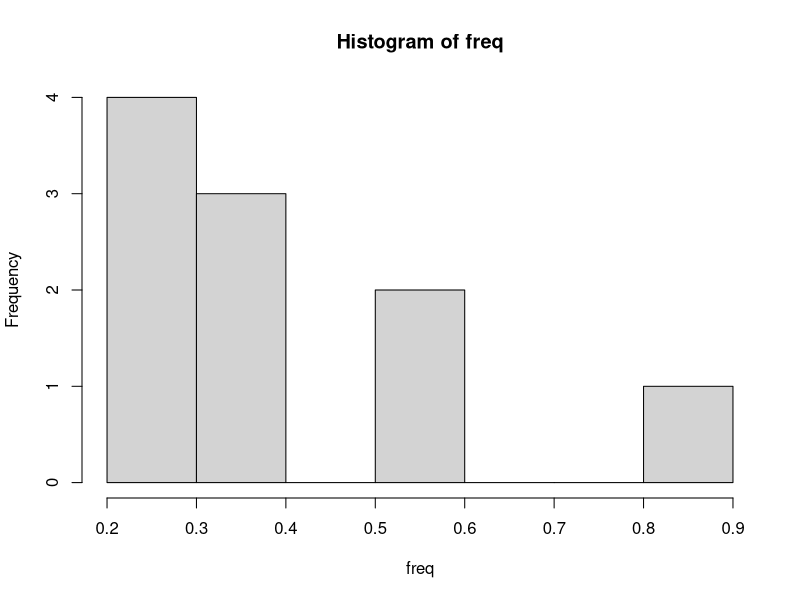
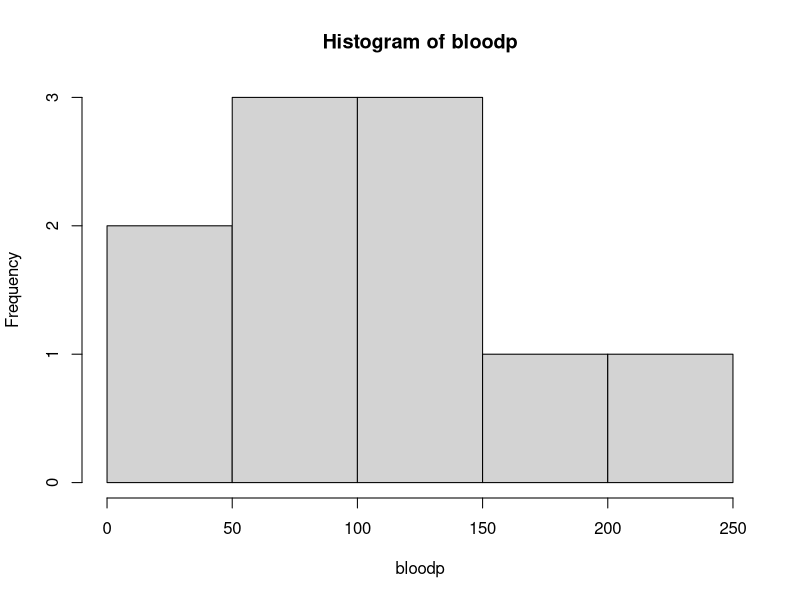
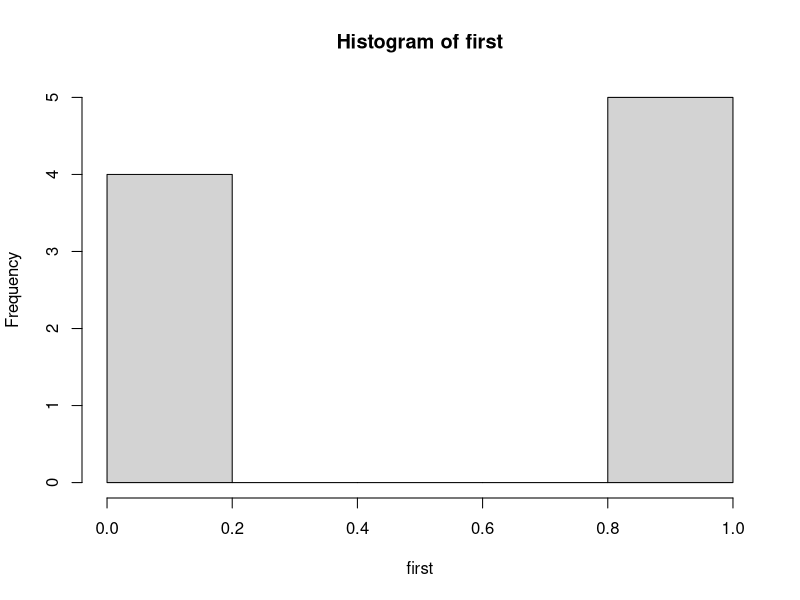
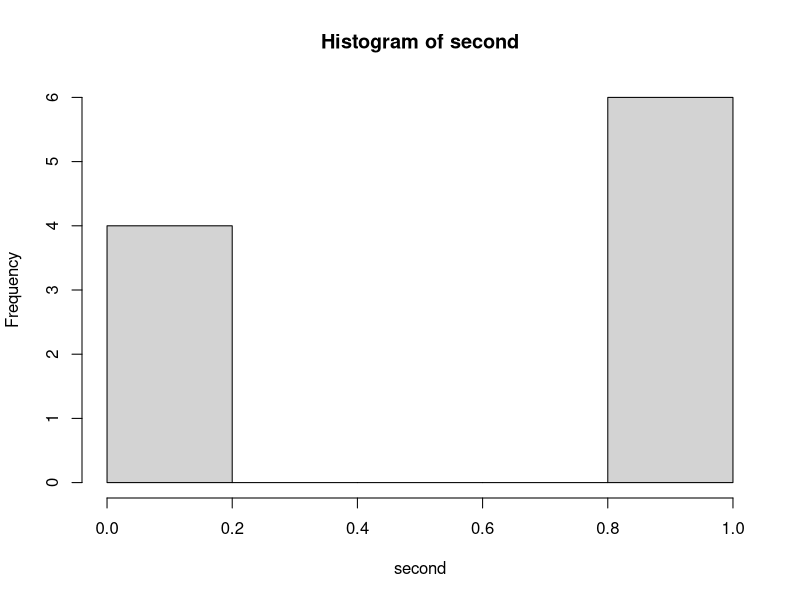
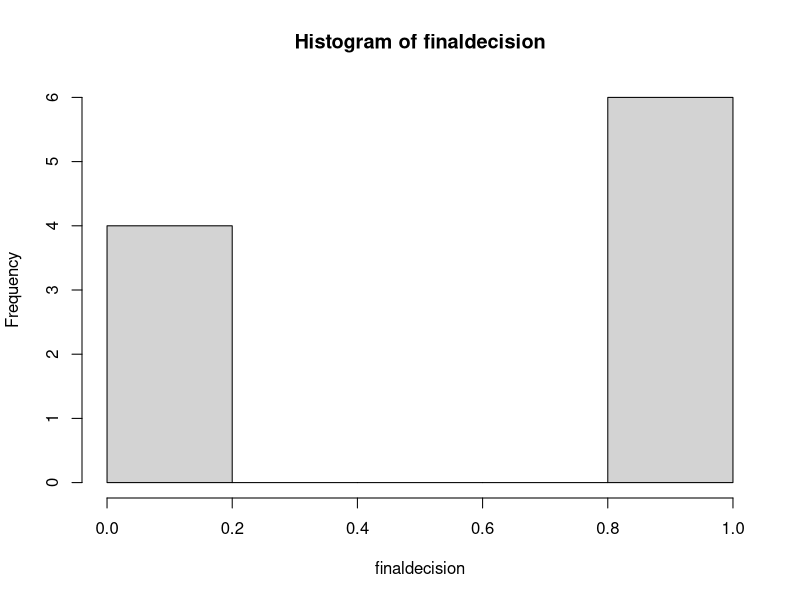

R code for these plots, in order: (Note: this script raises an error after producing the figures.)
# Module 4 - Programming structure in R
# load library
library("ggplot2")
library("tidyverse")
library("reshape2")

freq <- c(0.6, 0.3, 0.4, 0.4, 0.2, 0.6, 0.3, 0.4, 0.9, 0.2)
bloodp <- c(103, 87, 32, 42, 59, 109, 78, 205, 135, 176)
first <- c(1, 1, 1, 1, 0, 0, 0, 0, NA, 1)  # Convert "bad" to 0 and "good" to 1
second <- c(0, 0, 1, 1, 0, 0, 1, 1, 1, 1)  # Convert "low" to 0 and "high" to 1
finaldecision <- c(0, 1, 0, 1, 0, 1, 0, 1, 1, 1)

#histograms of the variables 
hist(freq)
hist(bloodp)
hist(first)
hist(second)
hist(finaldecision)

#histogram of distribution of blood pressure
ggplot(df, aes(x = bloodp, y = freq , fill = variable)) +
  geom_bar(stat = "identity", position = 'stack', fill = "red", color = "black", alpha = 1) +
  labs(title = "Distribution of Blood Pressure", x = "Blood Pressure", y = "Frequency")

#creating two separate panels of a histogram to present the first and second assessment. 
#First convert to long format
df_long <- melt(df, id.vars = c("freq", "bloodp", "finaldecision"), variable.name = "Variable", value.name = "Value")
#creating the histogram
ggplot(df_long, aes(x = bloodp, y = freq, fill = as.factor(Value))) +
  geom_bar(stat = "identity", position = "stack", color = "black", alpha = 1) +
  labs(title = "Distribution of Blood Pressure",
       x = "Blood Pressure",
       y = "Frequency") +
  scale_fill_manual(values = c("0" = "blue", "1" = "red"), name = "Final Decision",
                    labels = c("Low", "High")) +  # label name
  facet_wrap(~Variable, scales = "free_y", nrow = 2) #using facet_wrap to create two separate panels for each first and second assessments

#boxplot
# Create a boxplot using ggplot2
ggplot(df, aes(x = factor(finaldecision), y = bloodp)) +
  geom_boxplot(fill = "red", color = "black") +
  labs(title = "Blood Pressure by Final Decision", x = "Final Decision", y = "Blood Pressure")
